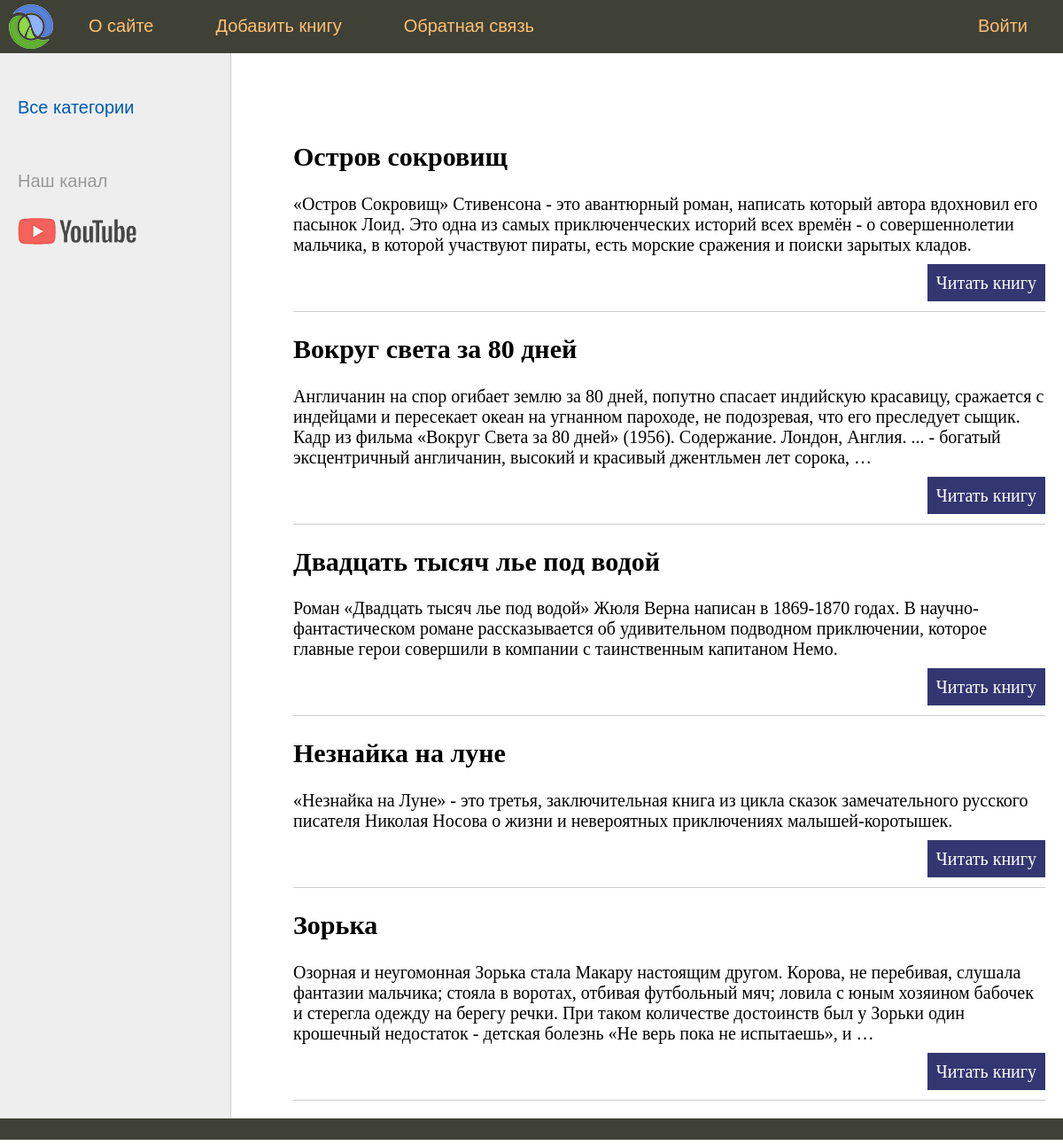
Before: / with the older database file.
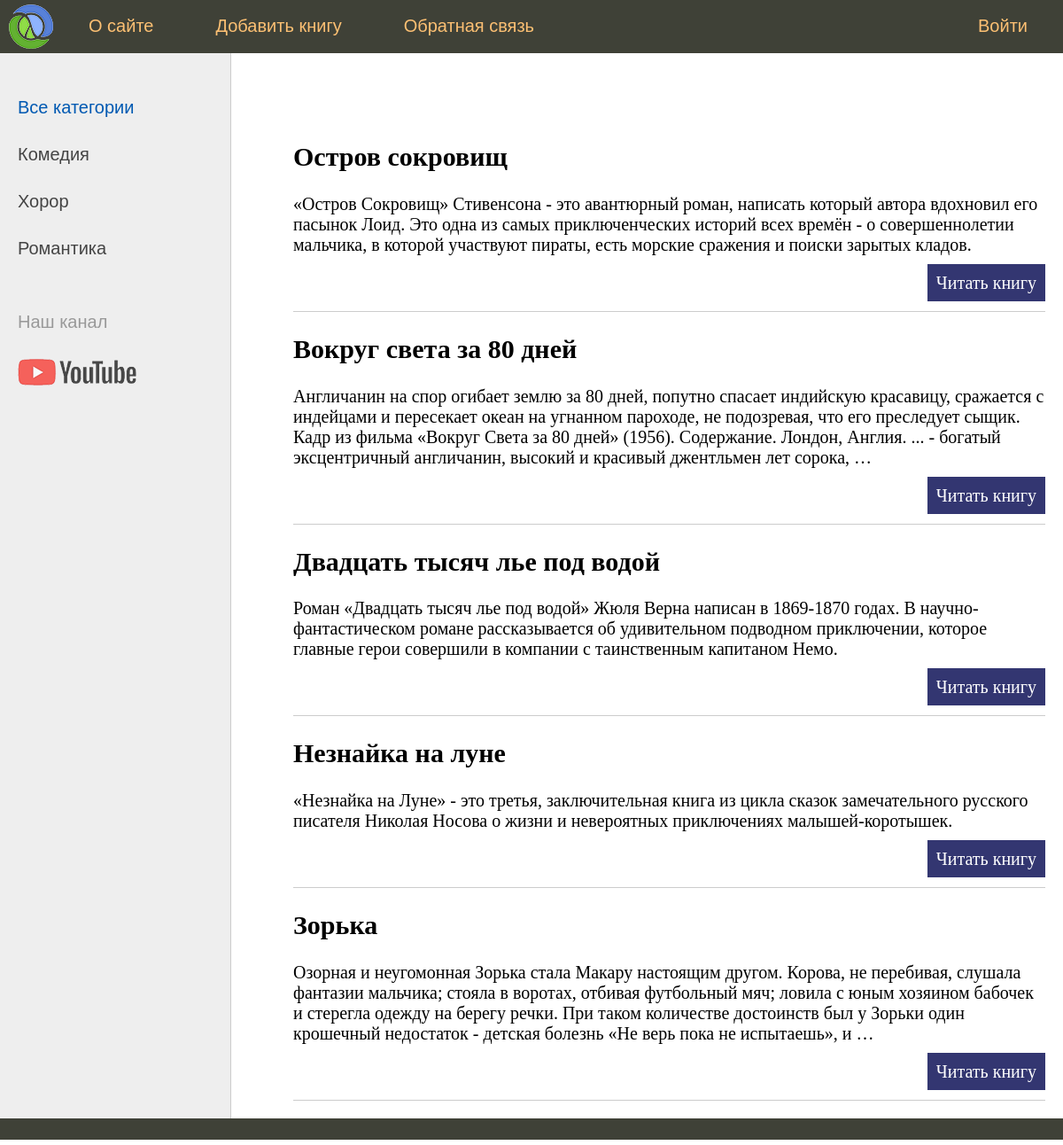
After: the same page with the newer database file.
### boocks/models.py (models this page shows, shortened)
class Boocks(models.Model):
	title = models.CharField(max_length=100)
	picture = models.ImageField(upload_to="picture/%y/%m/%d/")
	author = models.TextField(max_length=50)
	content = models.TextField(blank=True)
	time_create = models.DateTimeField(auto_now_add=True)
	is_published = models.BooleanField(default=True)
	cat = models.ForeignKey('Category', on_delete=models.PROTECT, null=True)
	def get_absolute_url(self):
		return reverse('Boocks', kwargs={'boocks_id': self.pk})

class Category(models.Model):
	name = models.CharField(max_length=100, db_index=True)
	def get_absolute_url(self):
		return reverse('category', kwargs={'cat_id': self.pk})

### boocks/views.py (the view)
# urls.py: path('', index, name='home'),
def index(request):
	posts = Boocks.objects.all()
	cats = Category.objects.all()
	context = {
		'posts': posts,
		'cats': cats,
		'menu': menu,
		'title': 'Главная страница',
		'cat_selected': 0,
	}
	return render(request, 'boocks/index.html', context=context)

### boocks/templates/boocks/index.html (shortened to what this page needs)
{% extends 'boocks/baze.html' %}
{% block content %}
<ul class="list-articles">
	{% for p in posts %}
			<li><h2>{{p.title}}</h2>
	{% autoescape on %}
	{{p.content|linebreaks|truncatewords:50}}
	{% endautoescape %}
	<p class="link-read-post"><a href="{{ p.get_absolute_url }}">Читать книгу</a></p>
	{% endfor %}
</ul>
{% endblock %}

### boocks/templates/boocks/baze.html (shortened to what this page needs)
{% load static %}
<!DOCTYPE html>
<html>
<head>
	<link rel="stylesheet" type="text/css" href="{% static 'boocks\css\styles.css' %}">
</head>
<body>
<table class="table-page" border=0 cellpadding="0" cellspacing="0">
<tr><td valign=top>
{% block mainmenu %}
		<div class="header">
			<ul id="mainmenu" class="mainmenu">
			<li class="logo"><a href="{% url 'home' %}"><div class="logo"></div></a></li>
{% for m in menu %}
	{% if not forloop.last %}
			<li><a href="{%  url m.url_name %}">{{m.title}}</a></li>
	{% else %}
			<li class="last"><a href="{%  url m.url_name %}">{{m.title}}</a></li>
	{% endif %}
{% endfor %}
			</ul>
		</div>
{% endblock mainmenu %}
<table class="table-content" border=0 cellpadding="0" cellspacing="0">
<tr>
	<td valign="top" class="left-chapters">
	<ul id="leftchapters">
{% if cat_selected == 0  %}
		<li class="selected">Все категории</li>
{% else %}
		<li><a href="{% url 'home' %}">Все категории</a></li>
{% endif %}
{% for c in cats %}
	{% if c.pk == cat_sected %}
		<li class="selected">{{c.name}}</li>
	{% else %}
		<li><a href="{{c.get_absolute_url}}">{{c.name}}</a></li>
    {% endif %}
{% endfor %}
		<li class="share">
		<p>Наш канал</p>
		<a class="share-yt" href="https://www.youtube.com/channel/UClJzWfGWuGJL2t-3dYKcHTA/playlists" target="_blank" rel="nofollow"></a>
		</li>
	</ul>
</td>
<td valign="top" class="content">
	<div class="content-text">
{% block content %}
{% endblock %}
	</div>
</td></tr></table>
</td></tr>
<tr><td valign=top>
	<div id="footer">
	</div>
</td></tr></table>
</body>
</html>

### boocks/static/boocks/css/styles.css (style rules this page uses)
html, body { font-family: 'Arial'; margin: 0; padding: 0; height: 100%; width: 100%; color: #444; }
a { color: #0059b2; text-decoration: none; }
p.link-read-post { text-align: right; }
p.link-read-post a { padding: 10px; min-width: 100px; background: #333671; color: #fff; text-decoration: none; }
ul.list-articles { list-style: none; margin: 0; padding: 0; }
ul.list-articles li { border-bottom: 1px solid #ccc; }
.table-page { width: 100%; height: 100%; vertical-align: top; }
.table-page tr { height: 100%; }
.header { background: #3F4137; height: 60px; }
.logo { background: url('../images/logo.png') no-repeat 10px 5px; width: 70px; height: 60px; }
ul.mainmenu { list-style: none; margin: 0; padding: 0; height: 60px; color: #fdc073; font-size: 20px; overflow: hidden; }
ul.mainmenu li { float: left; margin: 18px 40px 0 30px; }
ul.mainmenu li.logo { margin: 0; }
ul.mainmenu li.last { float: right; }
ul.mainmenu li a { color: #fdc073; text-decoration: none; }
.table-content { width: 100%; min-height: 100%; height: 100%; }
.left-chapters { margin: 0; background: #eee; border-right: 1px solid #ccc; min-height: 100%; }
.left-chapters ul { width: 230px; min-height: 100%; margin: 0; padding: 20px 10px 10px 20px; list-style: none; font-size: 20px; }
.left-chapters ul li { margin: 30px 0 0 0; color: #999; }
.left-chapters ul li.selected { color: #0059b2; }
.left-chapters ul li a { color: #444; text-decoration: none; }
.left-chapters ul li.share { margin: 60px 0 0 0; }
.left-chapters ul li.share p { margin: 30px 0 30px 0; }
.left-chapters ul li.share a { display: inline-block; width: 40px; height: 40px; margin: 0 20px 0 0; }
.left-chapters ul li.share a.share-yt { width: 100%; height: 30px; background: url('../images/share_yt.png') no-repeat 0 0 }
.content { padding: 40px 20px 20px 40px; width: 100%; box-sizing: border-box; }
.content-text { margin: 60px 0 0 30px; color: #000; font-size: 20px; font-family: Yandex Sans Display Light; }
#footer { box-sizing: border-box; background: #3F4137; padding: 5px; color: #aaa; font-size: 14px; font-family: Verdana, Geneva, Arial, Helvetica; text-align: left; overflow: hidden; }

Changed rows visible on the page:
added Category: name "Комедия"
added Category: name "Хорор"
added Category: name "Романтика"
